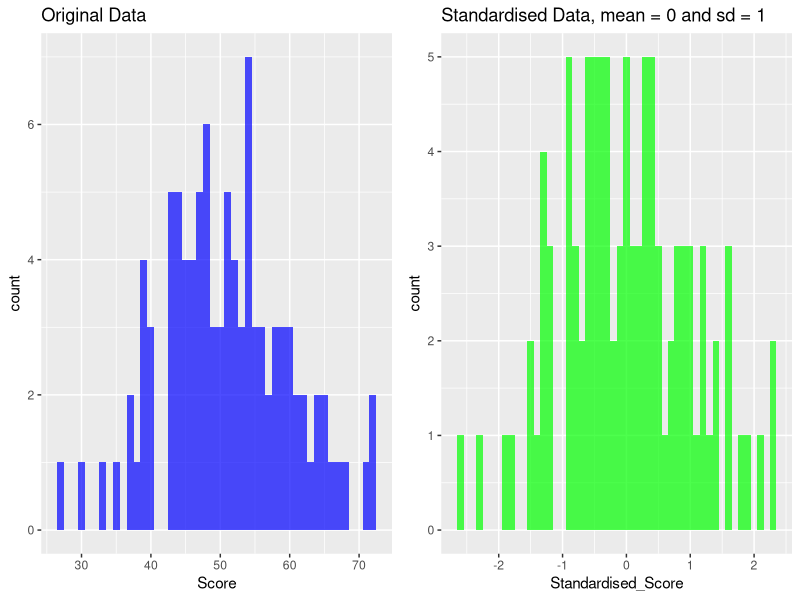
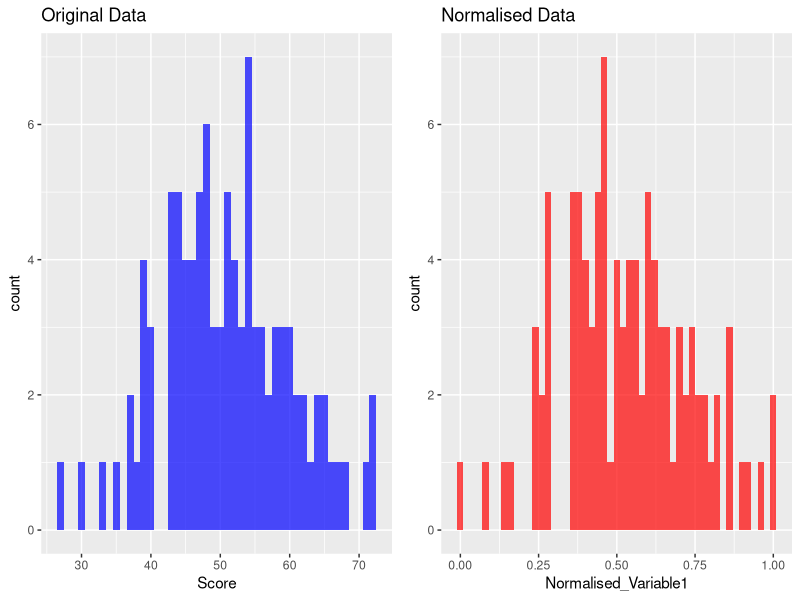

Write the R code that produced these figures, in order.
# ----- B1705 Week 9 | Supervised Learning | 12.03.2024 -----

# ----- Lecture Work -----

# ----- 1. Standardisation -----
##### 1.1. One Variable: Example -----

# Load necessary library
library(ggplot2)

# Create sample data
set.seed(123)
data <- data.frame(Score = rnorm(100, mean = 50, sd = 10))

# Standardise a vector in the dataset
data$Standardised_Score <- scale(data$Score)

# Plot original vs. standardised data
p1 <- ggplot(data, aes(x = Score)) +
  geom_histogram(binwidth = 1, fill = "blue", alpha = 0.7) +
  ggtitle("Original Data")

p2 <- ggplot(data, aes(x = Standardised_Score)) +
  geom_histogram(binwidth = 0.1, fill = "green", alpha = 0.7) +
  ggtitle("Standardised Data, mean = 0 and sd = 1")

gridExtra::grid.arrange(p1, p2, ncol = 2)

##### 1.2. All Variables: Example -----

# Create sample dataframe
set.seed(123) 
data <- data.frame(
  Variable1 = rnorm(100, mean = 20, sd = 5),
  Variable2 = runif(100, min = 10, max = 50),
  Variable3 = rnorm(100, mean = 0, sd = 1),
  Variable4 = rbinom(100, size = 10, prob = 0.5),
  Variable5 = runif(100, min = 0, max = 100)  # This variable will not be scaled
)

# Scale first four variables by creating another dataframe
data_scaled <- as.data.frame(lapply(data[1:4], scale))

# Add the unscaled Variable5 back into the scaled dataframe
data_scaled$Variable5 <- data$Variable5

# Display scaled data
head(data_scaled)

# ----- 2. Normalisation -----

# using the same dataset created above
# normalise data using min-max 
data$Normalised_Variable1 <- (data$Variable1 - min(data$Variable1)) / (max(data$Variable1) - min(data$Variable1))

# plot original vs. normalised
p3 <- ggplot(data, aes(x = Normalised_Variable1)) +
  geom_histogram(binwidth = 0.02, fill = "red", alpha = 0.7) +
  ggtitle("Normalised Data")

gridExtra::grid.arrange(p1, p3, ncol = 2)






